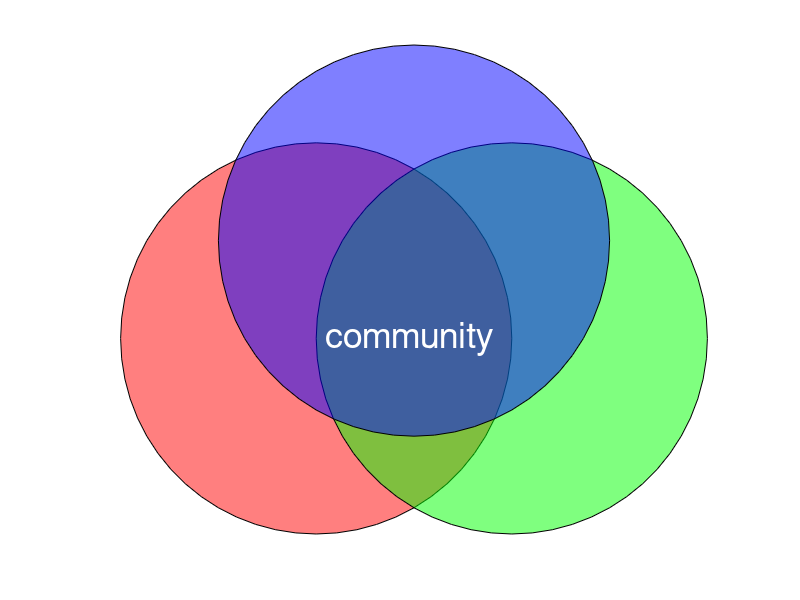

This figure's MATLAB source:


1;  # script
function h = venn_circle (x, y, r, c)
d = 2 * r;
h = rectangle (...
  "Position", [x - r, y - r, d, d], ...
  "Curvature", [1,1], ...
  "FaceColor", c, ...
  "FaceAlpha", 0.5);
daspect ([1,1,1]);
endfunction

venn_circle (0, 0, 2, "r");
venn_circle (2, 0, 2, "g");
venn_circle (1, 1, 2, "b");
text (0, 0, " community ", ...
  "FontSize", 26, ...
  "Color", "w");
axis off;

print -dpng /Users/hakankilicaslan/Prompts/Octave_TR_Doc/assets/img/venn_diagram.png